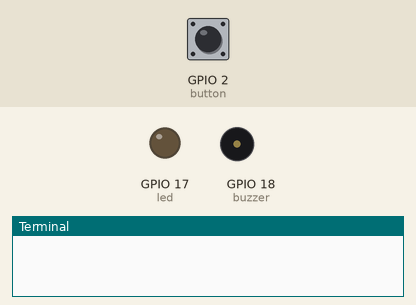
Recording of a program running on a simulated Raspberry Pi (BCM pin numbers). On the bench: output pins drawn as LEDs (lit = HIGH), buzzer (waves = sounding, pin HIGH), the last lines printed to the terminal. The test bench sets the inputs (shaded band); at power-on: GPIO 2 (button) HIGH.

Above: at 1.2 s.
1.3 s: GPIO 2 (button) pulled LOW for 0.15 s
At 3.1 s:
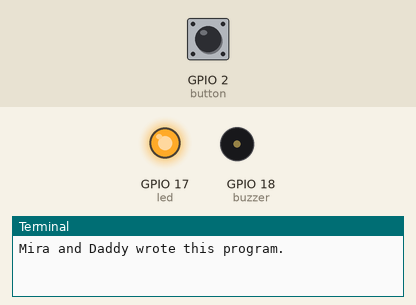
At 4.1 s:
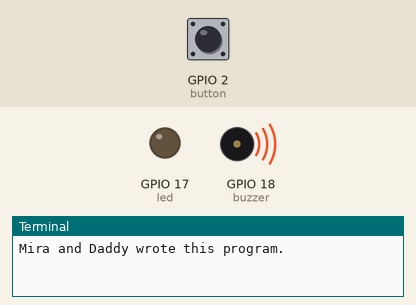
Timing chart, 0 to 10.4 s (numbered marks = the images above; inputs shaded):
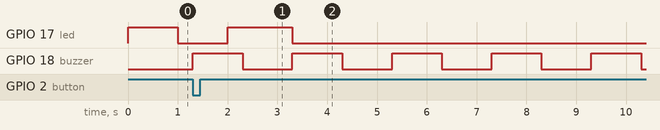

Measured:
- after the input at 1.3 s, GPIO 18 (buzzer): alternates HIGH for 1.0 s and LOW for 1.0 s, starting at once

The program:

gpio-buzzer.py
```python
from gpiozero import LED, Button, Buzzer
from time import sleep

led = LED(17)
button = Button(2)
buzzer = Buzzer(18)

# When you push the button
# It buzzes for one second
# Then the led comes on for one second
# Then buzzes for one second
# Wait for one second

led.blink()
button.wait_for_press()
print("Mira and Daddy wrote this program.")
buzzer.on()
sleep(1)
buzzer.off()
led.on()
sleep(1)
led.off()
buzzer.on()
sleep(1)
buzzer.off()
sleep(1)
buzzer.beep()
sleep(10)
buzzer.off()
```
